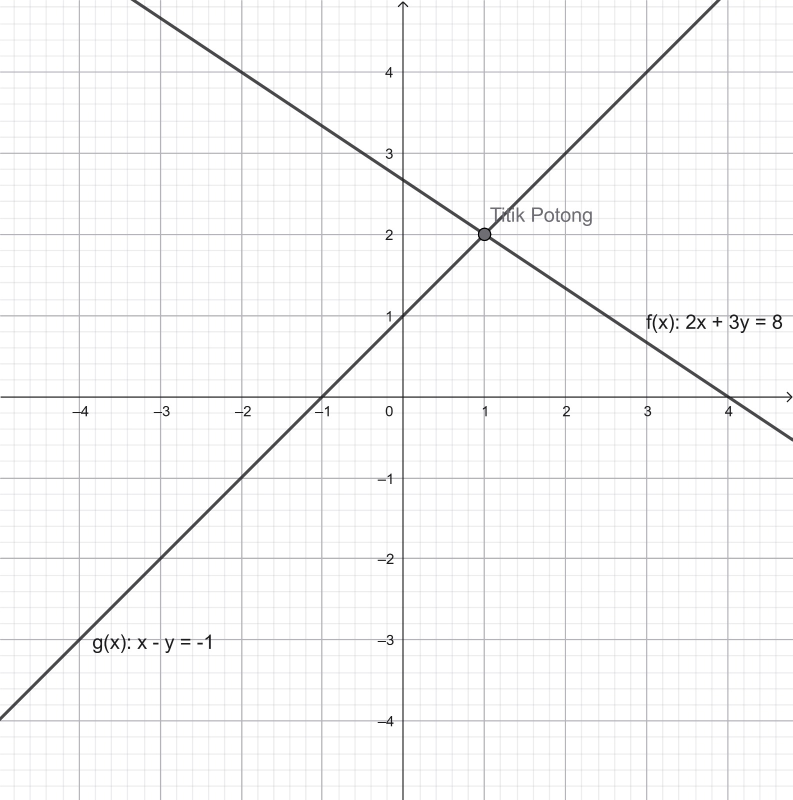
#> input picture persamaan.jpeg, 1585 x 1600 px (shown at 1/2 size)
$ jupyter execute 'Tugas Eigenface (SVD).ipynb'
#> lines starting #> are read from the running program, lines starting #| are printed output that depends on the picture
[cell 1]
import numpy as np
import matplotlib.pyplot as plt
from PIL import Image
from google.colab import files

# =====================================================
# UPLOAD GAMBAR
# =====================================================
uploaded = files.upload()
#> the answer given: persamaan.jpeg

nama_file = list(uploaded.keys())[0]

# =====================================================
# MEMBACA GAMBAR
# =====================================================
img = Image.open(nama_file)
#> img is the input picture: PIL image 1585x1600 RGB; mean R, G, B 248.1, 248.1, 248.3

# Grayscale
img = img.convert("L")
#> img: PIL image 1585x1600 L

# =====================================================
# GAMBAR ASLI UNTUK DITAMPILKAN
# =====================================================
img_tampil = img.resize((200,200))
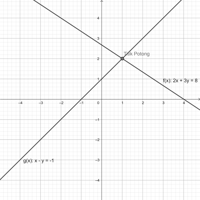
#> img_tampil: PIL image 200x200 L; min 72, max 255, mean 247.7

A_tampil = np.array(img_tampil, dtype=float)

# =====================================================
# GAMBAR KECIL UNTUK PERHITUNGAN MANUAL
# =====================================================
img_kecil = img.resize((4,4))

A = np.array(img_kecil, dtype=float)
#> A = [[250, 247, 246, 249], [250, 247, 243, 245], [248, 246, 249, 249], [247, 250, 250, 251]]

print("Matriks A:")
print(A)
#| [[250. 247. 246. 249.]
#|  [250. 247. 243. 245.]
#|  [248. 246. 249. 249.]
#|  [247. 250. 250. 251.]]

# =====================================================
# TRANSPOSE
# =====================================================
AT = A.T
#> AT = [[250, 250, 248, 247], [247, 247, 246, 250], [246, 243, 249, 250], [249, 245, 249, 251]]

print("\nTranspose A (A^T):")
print(AT)
#| [[250. 250. 248. 247.]
#|  [247. 247. 246. 250.]
#|  [246. 243. 249. 250.]
#|  [249. 245. 249. 251.]]

# =====================================================
# PERKALIAN A * A^T
# =====================================================
AAT = A @ AT
#> AAT = [[246026, 244292, 246017, 247499], [244292, 242583, 244274, 245745], [246017, 244274, 246022, 247505], [247499, 245745, 247505, 249010]]

print("\nHasil A * A^T:")
print(AAT)
#| [[246026. 244292. 246017. 247499.]
#|  [244292. 242583. 244274. 245745.]
#|  [246017. 244274. 246022. 247505.]
#|  [247499. 245745. 247505. 249010.]]

# =====================================================
# LANGKAH PERHITUNGAN MANUAL
# =====================================================
print("\n==============================")
print("LANGKAH PERHITUNGAN A * A^T")
print("==============================")

for i in range(A.shape[0]):

    for j in range(AT.shape[1]):

        langkah = []

        total = 0

        for k in range(A.shape[1]):

            angka1 = int(A[i][k])

            angka2 = int(AT[k][j])

            langkah.append(f"({angka1}×{angka2})")

            total += angka1 * angka2

        teks = " + ".join(langkah)

        print(f"({i+1},{j+1}) = {teks} = {int(total)}")

# =====================================================
# NILAI EIGEN
# =====================================================
print("\n==============================")
print("MENCARI NILAI EIGEN")
print("==============================")

eigenvalues, eigenvectors = np.linalg.eig(AAT)
#> eigenvalues = [983597.3, 35.97, 1.39, 6.29]; eigenvectors = [[0.5, -0.218, 0.789, -0.284], [0.497, -0.708, -0.402, 0.301], [0.5, 0.334, -0.46, -0.653], [0.503, 0.583, 0.0702, 0.634]]

print("\nNilai Eigen:")
print(np.round(eigenvalues,2))
#| [9.8359735e+05 3.5970000e+01 1.3900000e+00 6.2900000e+00]

# =====================================================
# VEKTOR EIGEN
# =====================================================
print("\nVektor Eigen:")
print(np.round(eigenvectors,2))
#| [[ 0.5  -0.22  0.79 -0.28]
#|  [ 0.5  -0.71 -0.4   0.3 ]
#|  [ 0.5   0.33 -0.46 -0.65]
#|  [ 0.5   0.58  0.07  0.63]]

# =====================================================
# SINGULAR VALUE
# =====================================================
print("\n==============================")
print("MENCARI SINGULAR VALUE")
print("==============================")

print("""
Rumus:

σ = √λ

σ = singular value
λ = nilai eigen
""")

singular_values = np.sqrt(eigenvalues)
#> singular_values = [991.8, 6, 1.18, 2.51]

print("\nSingular Value:")

for i in range(len(singular_values)):

    print(f"σ{i+1} = √{round(eigenvalues[i],2)} = {round(singular_values[i],2)}")
#> this loop made 4 passes
#| σ1 = √983597.35 = 991.76
#| σ2 = √35.97 = 6.0
#| σ3 = √1.39 = 1.18
#| σ4 = √6.29 = 2.51

# =====================================================
# MEMBENTUK MATRIKS S
# =====================================================
print("\n==============================")
print("MATRIKS S")
print("==============================")

S = np.zeros((A.shape[0], A.shape[1]))

for i in range(len(singular_values)):

    S[i][i] = singular_values[i]
#> after the loop, S = [[991.8, 0, 0, 0], [0, 6, 0, 0], [0, 0, 1.18, 0], [0, 0, 0, 2.51]]

print(np.round(S,2))
#| [[991.76   0.     0.     0.  ]
#|  [  0.     6.     0.     0.  ]
#|  [  0.     0.     1.18   0.  ]
#|  [  0.     0.     0.     2.51]]

# =====================================================
# MATRIKS U
# =====================================================
print("\n==============================")
print("MATRIKS U")
print("==============================")

U = eigenvectors
#> U has the same summary as eigenvectors

print(np.round(U,2))
#| [[ 0.5  -0.22  0.79 -0.28]
#|  [ 0.5  -0.71 -0.4   0.3 ]
#|  [ 0.5   0.33 -0.46 -0.65]
#|  [ 0.5   0.58  0.07  0.63]]

# =====================================================
# MATRIKS Vt
# =====================================================
print("\n==============================")
print("MATRIKS Vt")
print("==============================")

Vt = np.linalg.inv(S[:A.shape[0], :A.shape[0]]) @ U.T @ A
#> Vt = [[0.502, 0.499, 0.498, 0.501], [-0.757, -0.114, 0.561, 0.314], [-0.0915, -0.116, -0.59, 0.794], [-0.408, 0.851, -0.297, -0.144]]

print(np.round(Vt,2))
#| [[ 0.5   0.5   0.5   0.5 ]
#|  [-0.76 -0.11  0.56  0.31]
#|  [-0.09 -0.12 -0.59  0.79]
#|  [-0.41  0.85 -0.3  -0.14]]

# =====================================================
# CEK HASIL SVD
# =====================================================
print("\n==============================")
print("PEMBUKTIAN SVD")
print("==============================")

hasil_svd = U @ S @ Vt
#> hasil_svd has the same summary as A

print("\nU × S × Vt =")

print(np.round(hasil_svd,2))
#| [[250. 247. 246. 249.]
#|  [250. 247. 243. 245.]
#|  [248. 246. 249. 249.]
#|  [247. 250. 250. 251.]]

# =====================================================
# SVD UNTUK GAMBAR BESAR
# =====================================================
U_besar, S_besar, Vt_besar = np.linalg.svd(A_tampil, full_matrices=False)
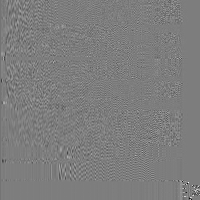
#> U_besar: shape (200, 200) float64; min -0.932, max 0.958, mean -0.000345; drawn with min black and max white
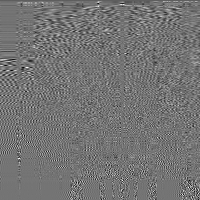
#> Vt_besar: shape (200, 200) float64; min -0.384, max 0.457, mean -0.00036; drawn with min black and max white
#> S_besar = 200 values, max 49574 at index 0, min 4.94e-12 at index 190, mean 400.6

# =====================================================
# FUNGSI REKONSTRUKSI
# =====================================================
def rekonstruksi(k):

#> called with k = 30
    U_k = U_besar[:, :k]

    S_k = np.diag(S_besar[:k])
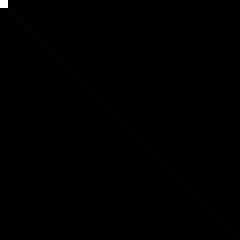
#> S_k: shape (30, 30) float64 (shown 8 times larger); min 0, max 49574, mean 67.4; drawn with min black and max white

    Vt_k = Vt_besar[:k, :]

    return U_k @ S_k @ Vt_k

# =====================================================
# REKONSTRUKSI
# =====================================================
A_30 = rekonstruksi(30)

A_70 = rekonstruksi(70)
#> call 2 of rekonstruksi, with k = 70
#> in rekonstruksi (call 2), `U_k = U_besar[:, :k]`:
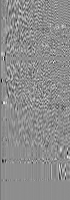
#> U_k: shape (200, 70) float64; min -0.513, max 0.411, mean -0.000983; drawn with min black and max white
#> in rekonstruksi (call 2), `Vt_k = Vt_besar[:k, :]`:
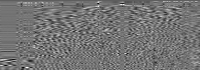
#> Vt_k: shape (70, 200) float64; min -0.37, max 0.438, mean -0.00104; drawn with min black and max white
#> in rekonstruksi (call 2), `return U_k @ S_k @ Vt_k`:
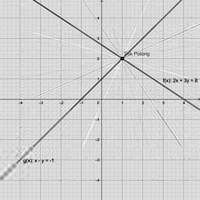
#> returned value: shape (200, 200) float64; min 82.27, max 281.6, mean 247.7; drawn with min black and max white

A_100 = rekonstruksi(100)
#> call 3 of rekonstruksi, with k = 100
#> in rekonstruksi (call 3), `U_k = U_besar[:, :k]`:
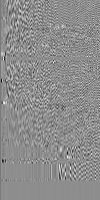
#> U_k: shape (200, 100) float64; min -0.513, max 0.411, mean -0.00068; drawn with min black and max white
#> in rekonstruksi (call 3), `Vt_k = Vt_besar[:k, :]`:
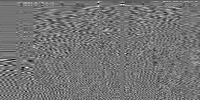
#> Vt_k: shape (100, 200) float64; min -0.37, max 0.438, mean -0.000718; drawn with min black and max white
#> in rekonstruksi (call 3), `return U_k @ S_k @ Vt_k`:
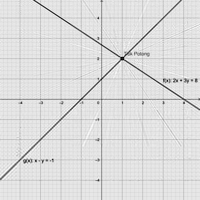
#> returned value: shape (200, 200) float64; min 82.26, max 272.9, mean 247.7; drawn with min black and max white

# =====================================================
# PERBANDINGAN GAMBAR
# =====================================================
fig, axes = plt.subplots(1,4, figsize=(20,5))

# Gambar asli
axes[0].imshow(A_tampil, cmap='gray')

axes[0].set_title("Gambar Asli")

axes[0].axis('off')

# k = 30
axes[1].imshow(A_30, cmap='gray')

axes[1].set_title("k = 30")

axes[1].axis('off')

# k = 70
axes[2].imshow(A_70, cmap='gray')

axes[2].set_title("k = 70")

axes[2].axis('off')

# k = 100
axes[3].imshow(A_100, cmap='gray')

axes[3].set_title("k = 100")

axes[3].axis('off')

plt.show()
